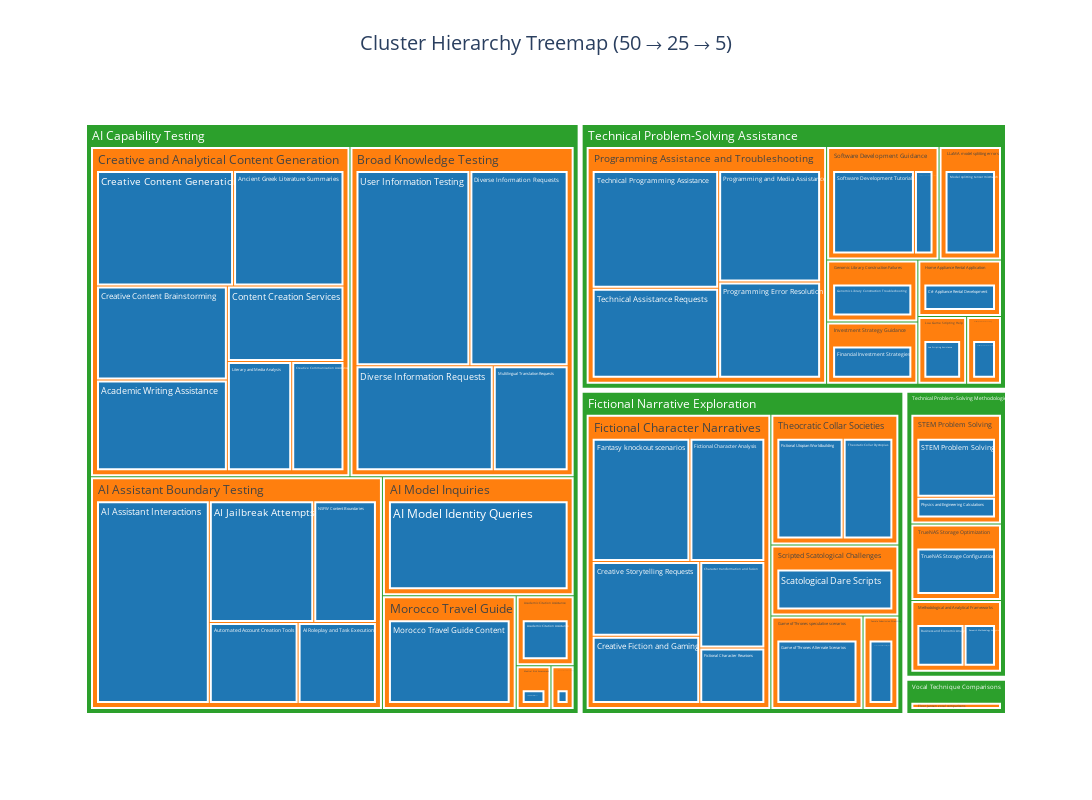

Write notebook code for a chart like this one.
### Code cell
# Create Treemap visualization (tree structure)
print("Creating treemap visualization...")

fig_treemap = go.Figure(
    go.Treemap(
        ids=ids,
        labels=labels,
        parents=parents,
        values=values,
        branchvalues="total",
        hovertemplate="%{hovertext}<extra></extra>",
        hovertext=hover_texts,
        marker=dict(
            colors=colors,
            line=dict(width=2, color="#ffffff"),
        ),
        maxdepth=3,
    )
)

fig_treemap.update_layout(
    title={
        "text": "Cluster Hierarchy Treemap (50 → 25 → 5)",
        "x": 0.5,
        "xanchor": "center",
        "font": {"size": 20},
    },
    height=800,
    width=1200,
)

fig_treemap.show()
print("✓ Treemap created successfully!")

### Figure 1 — Plotly figure (JSON) as saved in the notebook; plotly's stock layout.template omitted (floating-point values rounded to 4 significant figures)
{"data": [{"branchvalues": "total", "hovertemplate": "%{hovertext}<extra></extra>", "hovertext": ["<b>Level 2 - Cluster 0</b><br>Label: Technical Problem-Solving Methodologies<br>Description: This cluster represents systematic approaches to solving complex problems across technical, scientific, and business domains through structured framew...<br>Direct Topics: 54<br>Total Topics: 54", "<b>Level 2 - Cluster 1</b><br>Label: Fictional Narrative Exploration<br>Description: This cluster represents user-generated content focused on speculative storytelling and character development across various fictional universes. It en...<br>Direct Topics: 193<br>Total Topics: 193", "<b>Level 2 - Cluster 2</b><br>Label: AI Capability Testing<br>Description: This cluster represents comprehensive user interactions focused on evaluating and leveraging AI assistant capabilities across diverse domains. Users s...<br>Direct Topics: 537<br>Total Topics: 537", "<b>Level 2 - Cluster 3</b><br>Label: Technical Problem-Solving Assistance<br>Description: This cluster represents a comprehensive collection of user requests for technical guidance and problem-solving across diverse domains including softwa...<br>Direct Topics: 209<br>Total Topics: 209", "<b>Level 2 - Cluster 4</b><br>Label: Vocal Technique Comparisons<br>Description: This cluster encompasses user inquiries that systematically compare the vocal abilities of Floor Jansen against mainstream pop artists like Taylor Swi...<br>Direct Topics: 7<br>Total Topics: 7", "<b>Level 1 - Cluster 0</b><br>Label: Methodological and Analytical Frameworks<br>Description: This cluster encompasses discussions centered on systematic approaches to problem-solving across business, research, and technical domains. It integra...<br>Direct Topics: 15<br>Total Topics: 15", "<b>Level 1 - Cluster 1</b><br>Label: AI Assistant Boundary Testing<br>Description: This cluster represents diverse user interactions that test the ethical and operational boundaries of AI assistants. Users engage in various attempts ...<br>Direct Topics: 134<br>Total Topics: 134", "<b>Level 1 - Cluster 2</b><br>Label: Broad Knowledge Testing<br>Description: This cluster represents user interactions that systematically evaluate the AI's capabilities across diverse domains including technical, creative, edu...<br>Direct Topics: 146<br>Total Topics: 146", "<b>Level 1 - Cluster 3</b><br>Label: TrueNAS Storage Optimization<br>Description: This cluster encompasses comprehensive discussions about TrueNAS storage system architecture and performance tuning. It focuses on practical implement...<br>Direct Topics: 16<br>Total Topics: 16", "<b>Level 1 - Cluster 4</b><br>Label: Game of Thrones speculative scenarios<br>Description: This cluster encompasses user-generated content that explores alternative narratives and hypothetical situations within the Game of Thrones universe. ...<br>Direct Topics: 18<br>Total Topics: 18", "<b>Level 1 - Cluster 5</b><br>Label: STEM Problem Solving<br>Description: This cluster represents a comprehensive collection of academic and technical problem-solving scenarios across science, technology, engineering, and ma...<br>Direct Topics: 23<br>Total Topics: 23", "<b>Level 1 - Cluster 6</b><br>Label: Software Development Guidance<br>Description: This cluster encompasses technical discussions focused on software development across multiple platforms and technologies, with particular emphasis on...<br>Direct Topics: 27<br>Total Topics: 27", "<b>Level 1 - Cluster 7</b><br>Label: LLaMA model splitting errors<br>Description: This cluster represents persistent technical issues encountered when users attempt to split LLaMA model files into consolidated .pth files for C++ inf...<br>Direct Topics: 15<br>Total Topics: 15", "<b>Level 1 - Cluster 8</b><br>Label: Fictional Character Narratives<br>Description: This cluster represents user requests focused on creative storytelling and character exploration across various fictional universes. Users consistentl...<br>Direct Topics: 114<br>Total Topics: 114", "<b>Level 1 - Cluster 9</b><br>Label: Creative and Analytical Content Generation<br>Description: This cluster represents a comprehensive collection of user requests focused on generating, analyzing, and refining various forms of content across cre...<br>Direct Topics: 169<br>Total Topics: 169", "<b>Level 1 - Cluster 10</b><br>Label: Programming Assistance and Troubleshooting<br>Description: This cluster represents a comprehensive collection of user interactions seeking technical programming help across diverse domains and languages. Users...<br>Direct Topics: 121<br>Total Topics: 121", "<b>Level 1 - Cluster 11</b><br>Label: Genomic Library Construction Failures<br>Description: This cluster encompasses discussions centered on repeated experimental failures in constructing genomic libraries using E. coli Top10 DNA and pUC19 pl...<br>Direct Topics: 12<br>Total Topics: 12", "<b>Level 1 - Cluster 12</b><br>Label: Floor Jansen vocal comparisons<br>Description: This cluster represents user inquiries that consistently compare the technical vocal abilities of Floor Jansen with other popular singers such as Tayl...<br>Direct Topics: 7<br>Total Topics: 7", "<b>Level 1 - Cluster 13</b><br>Label: Theocratic Collar Societies<br>Description: This cluster represents collaborative worldbuilding focused on fictional theocratic societies where divine rulers maintain control through mandatory c...<br>Direct Topics: 35<br>Total Topics: 35", "<b>Level 1 - Cluster 14</b><br>Label: Academic Citation Assistance<br>Description: This cluster represents interactions where users sought help with academic citations and resource verification, particularly in mental health and soci...<br>Direct Topics: 8<br>Total Topics: 8", "<b>Level 1 - Cluster 15</b><br>Label: Medical Risk Assessment<br>Description: This cluster encompasses healthcare consultations focused on comprehensive patient evaluation and diagnostic planning across diverse medical condition...<br>Direct Topics: 3<br>Total Topics: 3", "<b>Level 1 - Cluster 16</b><br>Label: Mandarin Phrase Learning<br>Description: This cluster represents a comprehensive study of Mandarin Chinese phrases across different formality levels and contextual applications. It encompasse...<br>Direct Topics: 2<br>Total Topics: 2", "<b>Level 1 - Cluster 17</b><br>Label: Female Submission Wrestling<br>Description: This cluster encompasses discussions about female wrestlers and fictional characters performing specific submission holds, particularly leg chokes and...<br>Direct Topics: 7<br>Total Topics: 7", "<b>Level 1 - Cluster 18</b><br>Label: Rust Warp Framework Learning<br>Description: This cluster represents a structured educational journey focused on mastering the Rust Warp web framework. It covers comprehensive exploration of Warp...<br>Direct Topics: 5<br>Total Topics: 5", "<b>Level 1 - Cluster 19</b><br>Label: Lua Game Scripting Help<br>Description: This cluster encompasses requests for Lua programming assistance specifically within gaming environments. Users are seeking help with implementing gam...<br>Direct Topics: 7<br>Total Topics: 7", "<b>Level 1 - Cluster 20</b><br>Label: Morocco Travel Guide<br>Description: This cluster represents a comprehensive collection of travel content focused exclusively on Morocco, covering both practical travel preparation and im...<br>Direct Topics: 30<br>Total Topics: 30", "<b>Level 1 - Cluster 21</b><br>Label: Scripted Scatological Challenges<br>Description: This cluster represents requests for detailed film and television scripts featuring female characters intentionally soiling their pants as part of dar...<br>Direct Topics: 19<br>Total Topics: 19", "<b>Level 1 - Cluster 22</b><br>Label: Home Appliance Rental Application<br>Description: This cluster represents the development of a comprehensive home appliance rental application using C# and Windows Forms. The discussions focus on impl...<br>Direct Topics: 10<br>Total Topics: 10", "<b>Level 1 - Cluster 23</b><br>Label: AI Model Inquiries<br>Description: This cluster encompasses conversations where users consistently seek information about the AI assistant's technical specifications and operational par...<br>Direct Topics: 45<br>Total Topics: 45", "<b>Level 1 - Cluster 24</b><br>Label: Investment Strategy Guidance<br>Description: This cluster encompasses users seeking comprehensive financial guidance across diverse investment vehicles including stocks, cryptocurrencies, and com...<br>Direct Topics: 12<br>Total Topics: 12", "<b>Level 0 - Cluster 0</b><br>Label: Programming Error Resolution<br>Description: This cluster represents a collection of programming assistance scenarios where users encounter various coding errors and implementation challenges, an...<br>Direct Topics: 25<br>Total Topics: 25", "<b>Level 0 - Cluster 1</b><br>Label: AI Assistant Interactions<br>Description: This cluster represents diverse user interactions with an AI assistant, covering greetings, factual inquiries, creative requests, and technical questi...<br>Direct Topics: 54<br>Total Topics: 54", "<b>Level 0 - Cluster 2</b><br>Label: Fictional Character Reunions<br>Description: This cluster represents requests for creative storytelling featuring reunions and emotional moments between established fictional characters from vari...<br>Direct Topics: 9<br>Total Topics: 9", "<b>Level 0 - Cluster 3</b><br>Label: Diverse Information Requests<br>Description: This cluster represents a wide range of user queries spanning multiple domains including telecommunications pricing, legal scenarios, fictional conten...<br>Direct Topics: 33<br>Total Topics: 33", "<b>Level 0 - Cluster 4</b><br>Label: Diverse Information Requests<br>Description: This cluster represents a wide range of user queries spanning multiple domains including technology assistance, educational content creation, career a...<br>Direct Topics: 44<br>Total Topics: 44", "<b>Level 0 - Cluster 5</b><br>Label: Literary and Media Analysis<br>Description: This cluster represents a collection of conversations focused on analyzing and interpreting various forms of creative works, including literature, poe...<br>Direct Topics: 16<br>Total Topics: 16", "<b>Level 0 - Cluster 6</b><br>Label: Software Development Tutorials<br>Description: This cluster represents a collection of technical conversations focused on software development guidance across various technologies and platforms. Th...<br>Direct Topics: 22<br>Total Topics: 22", "<b>Level 0 - Cluster 7</b><br>Label: User Information Testing<br>Description: This cluster represents conversations where users systematically test the AI's knowledge across diverse domains, including technical topics, pop cultu...<br>Direct Topics: 51<br>Total Topics: 51", "<b>Level 0 - Cluster 8</b><br>Label: C# Appliance Rental Development<br>Description: This cluster represents a series of conversations focused on developing a home appliance rental application using C# and Windows Forms. The discussion...<br>Direct Topics: 10<br>Total Topics: 10", "<b>Level 0 - Cluster 9</b><br>Label: Morocco Travel Guide Content<br>Description: This cluster represents a comprehensive collection of travel guide content focused exclusively on Morocco, covering diverse aspects of travel preparat...<br>Direct Topics: 30<br>Total Topics: 30", "<b>Level 0 - Cluster 10</b><br>Label: Model splitting tensor mismatch<br>Description: This cluster represents a recurring issue where users are attempting to split LLaMA model files into two consolidated .pth files using Python export s...<br>Direct Topics: 15<br>Total Topics: 15", "<b>Level 0 - Cluster 11</b><br>Label: Fictional Character Analysis<br>Description: This cluster represents a collection of user requests focused on detailed character profiles, abilities, and narratives across various fictional unive...<br>Direct Topics: 23<br>Total Topics: 23", "<b>Level 0 - Cluster 12</b><br>Label: Creative Content Brainstorming<br>Description: This cluster represents a diverse collection of user requests for creative brainstorming and content generation across multiple domains including vide...<br>Direct Topics: 28<br>Total Topics: 28", "<b>Level 0 - Cluster 13</b><br>Label: Creative Content Generation<br>Description: This cluster represents a diverse collection of user requests focused on generating creative content across multiple domains, primarily centered aroun...<br>Direct Topics: 36<br>Total Topics: 36", "<b>Level 0 - Cluster 14</b><br>Label: Fictional Utopian Worldbuilding<br>Description: This cluster represents collaborative worldbuilding focused on creating detailed fictional utopian societies, particularly the nation of Harmonis - a ...<br>Direct Topics: 20<br>Total Topics: 20", "<b>Level 0 - Cluster 15</b><br>Label: Creative Storytelling Requests<br>Description: This cluster represents users requesting various types of fictional stories and narrative scenarios, often with specific characters, settings, or supe...<br>Direct Topics: 20<br>Total Topics: 20", "<b>Level 0 - Cluster 16</b><br>Label: Scatological Dare Scripts<br>Description: This cluster represents repeated requests for detailed film and television scripts where female characters deliberately soil their pants as part of da...<br>Direct Topics: 19<br>Total Topics: 19", "<b>Level 0 - Cluster 17</b><br>Label: Genomic Library Construction Troubleshooting<br>Description: This cluster represents a series of conversations about failed attempts to construct a genomic library using E. coli Top10 DNA and pUC19 plasmid, with...<br>Direct Topics: 12<br>Total Topics: 12", "<b>Level 0 - Cluster 18</b><br>Label: Clinical Risk Assessment<br>Description: This cluster represents medical consultations focused on evaluating patient risk factors and developing diagnostic protocols. The conversations demons...<br>Direct Topics: 3<br>Total Topics: 3", "<b>Level 0 - Cluster 19</b><br>Label: Technical singer comparisons<br>Description: This cluster represents multiple user queries comparing the technical vocal abilities of Floor Jansen against other popular singers like Taylor Swift ...<br>Direct Topics: 7<br>Total Topics: 7", "<b>Level 0 - Cluster 20</b><br>Label: Fantasy knockout scenarios<br>Description: This cluster represents user requests for personalized fantasy or sci-fi scenarios where the protagonist is transported to another world through being...<br>Direct Topics: 30<br>Total Topics: 30", "<b>Level 0 - Cluster 21</b><br>Label: Game of Thrones Alternate Scenarios<br>Description: This cluster represents a collection of user requests focused on creating alternative narratives and speculative scenarios within the Game of Thrones ...<br>Direct Topics: 18<br>Total Topics: 18", "<b>Level 0 - Cluster 22</b><br>Label: AI Jailbreak Attempts<br>Description: This cluster represents repeated user attempts to bypass AI safety protocols through various manipulation techniques. Users employ fictional personas,...<br>Direct Topics: 30<br>Total Topics: 30", "<b>Level 0 - Cluster 23</b><br>Label: Theocratic Collar Dystopias<br>Description: This cluster explores fictional theocratic societies where divine rulers use collars or pendants to control their subjects, creating tension between o...<br>Direct Topics: 15<br>Total Topics: 15", "<b>Level 0 - Cluster 24</b><br>Label: Ancient Greek Literature Summaries<br>Description: This cluster represents a series of user requests for concise descriptions of specific ancient Greek literary works, primarily focusing on poetry and ...<br>Direct Topics: 29<br>Total Topics: 29", "<b>Level 0 - Cluster 25</b><br>Label: AI Model Identity Queries<br>Description: This cluster represents conversations where users repeatedly inquire about the AI assistant's specific model version, capabilities, and limitations. T...<br>Direct Topics: 45<br>Total Topics: 45", "<b>Level 0 - Cluster 26</b><br>Label: Content Creation Services<br>Description: This cluster represents a diverse range of content creation requests spanning multiple domains including marketing copy, social media content, educati...<br>Direct Topics: 20<br>Total Topics: 20", "<b>Level 0 - Cluster 27</b><br>Label: Research Methodology Analysis<br>Description: This cluster represents conversations focused on research methodologies, statistical analysis, and technical implementations across various domains in...<br>Direct Topics: 6<br>Total Topics: 6", "<b>Level 0 - Cluster 28</b><br>Label: Business and Economic Analysis<br>Description: This cluster represents a collection of topics focused on business strategy, economic principles, and statistical analysis. The conversations cover pr...<br>Direct Topics: 9<br>Total Topics: 9", "<b>Level 0 - Cluster 29</b><br>Label: Technical Assistance Requests<br>Description: This cluster represents users seeking help with various technical tasks including code analysis, web scraping scripts, CSS improvements, browser exten...<br>Direct Topics: 29<br>Total Topics: 29", "<b>Level 0 - Cluster 30</b><br>Label: TrueNAS Storage Configuration<br>Description: This cluster represents comprehensive discussions about TrueNAS storage system design and optimization, covering disk topology planning, redundancy st...<br>Direct Topics: 16<br>Total Topics: 16", "<b>Level 0 - Cluster 31</b><br>Label: Physics and Engineering Calculations<br>Description: This cluster represents a collection of technical problem-solving scenarios involving mathematical calculations across physics, chemistry, and enginee...<br>Direct Topics: 6<br>Total Topics: 6", "<b>Level 0 - Cluster 32</b><br>Label: Automated Account Creation Tools<br>Description: This cluster represents multiple instances where users requested AI assistants to create Instagram accounts and build automation tools for account man...<br>Direct Topics: 17<br>Total Topics: 17", "<b>Level 0 - Cluster 33</b><br>Label: Lua Scripting Assistance<br>Description: This cluster represents requests for Lua programming help across various gaming platforms including FiveM, Minecraft Figura mod, and Factorio. Users a...<br>Direct Topics: 7<br>Total Topics: 7", "<b>Level 0 - Cluster 34</b><br>Label: Technical Programming Assistance<br>Description: This cluster represents conversations where users request programming help, technical troubleshooting, and computational problem-solving across variou...<br>Direct Topics: 38<br>Total Topics: 38", "<b>Level 0 - Cluster 35</b><br>Label: Financial Investment Strategies<br>Description: This cluster represents users seeking various investment approaches, trading strategies, and financial analysis across multiple asset classes includin...<br>Direct Topics: 12<br>Total Topics: 12", "<b>Level 0 - Cluster 36</b><br>Label: Creative Communication Assistance<br>Description: This cluster represents a collection of user requests for assistance with various forms of written communication, ranging from personal messages and c...<br>Direct Topics: 13<br>Total Topics: 13", "<b>Level 0 - Cluster 37</b><br>Label: Firestore Compose Expense App<br>Description: This cluster represents a developer's journey building an Android expense tracking application using Firebase Firestore and Jetpack Compose. The conve...<br>Direct Topics: 5<br>Total Topics: 5", "<b>Level 0 - Cluster 38</b><br>Label: Academic Citation Assistance<br>Description: This cluster represents multiple interactions where users requested help with academic citations and resource verification, primarily focused on menta...<br>Direct Topics: 8<br>Total Topics: 8", "<b>Level 0 - Cluster 39</b><br>Label: Programming and Media Assistance<br>Description: This cluster represents a collection of user requests focused on programming solutions and media manipulation across various technologies. Users sough...<br>Direct Topics: 29<br>Total Topics: 29", "<b>Level 0 - Cluster 40</b><br>Label: Character transformation and fusion<br>Description: This cluster represents user requests focused on altering, merging, or transforming fictional characters through body swaps, suit reveals, fusion enti...<br>Direct Topics: 14<br>Total Topics: 14", "<b>Level 0 - Cluster 41</b><br>Label: Multilingual Translation Requests<br>Description: This cluster represents a series of user requests for translation and language assistance across multiple domains including technical documentation, f...<br>Direct Topics: 18<br>Total Topics: 18", "<b>Level 0 - Cluster 42</b><br>Label: NSFW Content Boundaries<br>Description: This cluster represents user attempts to solicit various forms of NSFW or explicit content, including sexual stories, character descriptions, adult co...<br>Direct Topics: 18<br>Total Topics: 18", "<b>Level 0 - Cluster 43</b><br>Label: Female submission wrestling moves<br>Description: This cluster focuses on female wrestlers and fictional female characters performing specific submission holds, particularly leg-based chokes and heads...<br>Direct Topics: 7<br>Total Topics: 7", "<b>Level 0 - Cluster 44</b><br>Label: Creative Fiction and Gaming<br>Description: This cluster primarily consists of users requesting creative assistance with fictional storytelling, particularly around a recurring 'Sacred Paradox' ...<br>Direct Topics: 18<br>Total Topics: 18", "<b>Level 0 - Cluster 45</b><br>Label: Mandarin phrase meanings<br>Description: This cluster represents a user's systematic exploration of common Mandarin Chinese phrases and their contextual usage. The user is learning both infor...<br>Direct Topics: 2<br>Total Topics: 2", "<b>Level 0 - Cluster 46</b><br>Label: STEM Problem Solving<br>Description: This cluster represents a comprehensive collection of academic problem-solving requests spanning mathematics, physics, chemistry, engineering, and com...<br>Direct Topics: 17<br>Total Topics: 17", "<b>Level 0 - Cluster 47</b><br>Label: AI Roleplay and Task Execution<br>Description: This cluster represents diverse user interactions with an AI assistant, primarily involving roleplay scenarios and practical task execution. Users fre...<br>Direct Topics: 15<br>Total Topics: 15", "<b>Level 0 - Cluster 48</b><br>Label: Academic Writing Assistance<br>Description: This cluster represents users repeatedly seeking AI assistance with academic writing tasks across various disciplines. The interactions primarily invo...<br>Direct Topics: 27<br>Total Topics: 27", "<b>Level 0 - Cluster 49</b><br>Label: Rust Warp Framework Learning<br>Description: This cluster represents a comprehensive learning journey through Rust's Warp web framework, focusing on understanding its core components and function...<br>Direct Topics: 5<br>Total Topics: 5"], "ids": ["L2-0", "L2-1", "L2-2", "L2-3", "L2-4", "L1-0", "L1-1", "L1-2", "L1-3", "L1-4", "L1-5", "L1-6", "L1-7", "L1-8", "L1-9", "L1-10", "L1-11", "L1-12", "L1-13", "L1-14", "L1-15", "L1-16", "L1-17", "L1-18", "L1-19", "L1-20", "L1-21", "L1-22", "L1-23", "L1-24", "L0-0", "L0-1", "L0-2", "L0-3", "L0-4", "L0-5", "L0-6", "L0-7", "L0-8", "L0-9", "L0-10", "L0-11", "L0-12", "L0-13", "L0-14", "L0-15", "L0-16", "L0-17", "L0-18", "L0-19", "L0-20", "L0-21", "L0-22", "L0-23", "L0-24", "L0-25", "L0-26", "L0-27", "L0-28", "L0-29", "L0-30", "L0-31", "L0-32", "L0-33", "L0-34", "L0-35", "L0-36", "L0-37", "L0-38", "L0-39", "L0-40", "L0-41", "L0-42", "L0-43", "L0-44", "L0-45", "L0-46", "L0-47", "L0-48", "L0-49"], "labels": ["Technical Problem-Solving Methodologies", "Fictional Narrative Exploration", "AI Capability Testing", "Technical Problem-Solving Assistance", "Vocal Technique Comparisons", "Methodological and Analytical Frameworks", "AI Assistant Boundary Testing", "Broad Knowledge Testing", "TrueNAS Storage Optimization", "Game of Thrones speculative scenarios", "STEM Problem Solving", "Software Development Guidance", "LLaMA model splitting errors", "Fictional Character Narratives", "Creative and Analytical Content Generation", "Programming Assistance and Troubleshooting", "Genomic Library Construction Failures", "Floor Jansen vocal comparisons", "Theocratic Collar Societies", "Academic Citation Assistance", "Medical Risk Assessment", "Mandarin Phrase Learning", "Female Submission Wrestling", "Rust Warp Framework Learning", "Lua Game Scripting Help", "Morocco Travel Guide", "Scripted Scatological Challenges", "Home Appliance Rental Application", "AI Model Inquiries", "Investment Strategy Guidance", "Programming Error Resolution", "AI Assistant Interactions", "Fictional Character Reunions", "Diverse Information Requests", "Diverse Information Requests", "Literary and Media Analysis", "Software Development Tutorials", "User Information Testing", "C# Appliance Rental Development", "Morocco Travel Guide Content", "Model splitting tensor mismatch", "Fictional Character Analysis", "Creative Content Brainstorming", "Creative Content Generation", "Fictional Utopian Worldbuilding", "Creative Storytelling Requests", "Scatological Dare Scripts", "Genomic Library Construction Troubleshooting", "Clinical Risk Assessment", "Technical singer comparisons", "Fantasy knockout scenarios", "Game of Thrones Alternate Scenarios", "AI Jailbreak Attempts", "Theocratic Collar Dystopias", "Ancient Greek Literature Summaries", "AI Model Identity Queries", "Content Creation Services", "Research Methodology Analysis", "Business and Economic Analysis", "Technical Assistance Requests", "TrueNAS Storage Configuration", "Physics and Engineering Calculations", "Automated Account Creation Tools", "Lua Scripting Assistance", "Technical Programming Assistance", "Financial Investment Strategies", "Creative Communication Assistance", "Firestore Compose Expense App", "Academic Citation Assistance", "Programming and Media Assistance", "Character transformation and fusion", "Multilingual Translation Requests", "NSFW Content Boundaries", "Female submission wrestling moves", "Creative Fiction and Gaming", "Mandarin phrase meanings", "STEM Problem Solving", "AI Roleplay and Task Execution", "Academic Writing Assistance", "Rust Warp Framework Learning"], "marker": {"colors": ["#2ca02c", "#2ca02c", "#2ca02c", "#2ca02c", "#2ca02c", "#ff7f0e", "#ff7f0e", "#ff7f0e", "#ff7f0e", "#ff7f0e", "#ff7f0e", "#ff7f0e", "#ff7f0e", "#ff7f0e", "#ff7f0e", "#ff7f0e", "#ff7f0e", "#ff7f0e", "#ff7f0e", "#ff7f0e", "#ff7f0e", "#ff7f0e", "#ff7f0e", "#ff7f0e", "#ff7f0e", "#ff7f0e", "#ff7f0e", "#ff7f0e", "#ff7f0e", "#ff7f0e", "#1f77b4", "#1f77b4", "#1f77b4", "#1f77b4", "#1f77b4", "#1f77b4", "#1f77b4", "#1f77b4", "#1f77b4", "#1f77b4", "#1f77b4", "#1f77b4", "#1f77b4", "#1f77b4", "#1f77b4", "#1f77b4", "#1f77b4", "#1f77b4", "#1f77b4", "#1f77b4", "#1f77b4", "#1f77b4", "#1f77b4", "#1f77b4", "#1f77b4", "#1f77b4", "#1f77b4", "#1f77b4", "#1f77b4", "#1f77b4", "#1f77b4", "#1f77b4", "#1f77b4", "#1f77b4", "#1f77b4", "#1f77b4", "#1f77b4", "#1f77b4", "#1f77b4", "#1f77b4", "#1f77b4", "#1f77b4", "#1f77b4", "#1f77b4", "#1f77b4", "#1f77b4", "#1f77b4", "#1f77b4", "#1f77b4", "#1f77b4"], "line": {"color": "#ffffff", "width": 2}}, "maxdepth": 3, "parents": ["", "", "", "", "", "L2-0", "L2-2", "L2-2", "L2-0", "L2-1", "L2-0", "L2-3", "L2-3", "L2-1", "L2-2", "L2-3", "L2-3", "L2-4", "L2-1", "L2-2", "L2-2", "L2-2", "L2-1", "L2-3", "L2-3", "L2-2", "L2-1", "L2-3", "L2-2", "L2-3", "L1-10", "L1-1", "L1-8", "L1-2", "L1-2", "L1-9", "L1-6", "L1-2", "L1-22", "L1-20", "L1-7", "L1-8", "L1-9", "L1-9", "L1-13", "L1-8", "L1-21", "L1-11", "L1-15", "L1-12", "L1-8", "L1-4", "L1-1", "L1-13", "L1-9", "L1-23", "L1-9", "L1-0", "L1-0", "L1-10", "L1-3", "L1-5", "L1-1", "L1-19", "L1-10", "L1-24", "L1-9", "L1-6", "L1-14", "L1-10", "L1-8", "L1-2", "L1-1", "L1-17", "L1-8", "L1-16", "L1-5", "L1-1", "L1-9", "L1-18"], "type": "treemap", "values": [54, 193, 537, 209, 7, 15, 134, 146, 16, 18, 23, 27, 15, 114, 169, 121, 12, 7, 35, 8, 3, 2, 7, 5, 7, 30, 19, 10, 45, 12, 25, 54, 9, 33, 44, 16, 22, 51, 10, 30, 15, 23, 28, 36, 20, 20, 19, 12, 3, 7, 30, 18, 30, 15, 29, 45, 20, 6, 9, 29, 16, 6, 17, 7, 38, 12, 13, 5, 8, 29, 14, 18, 18, 7, 18, 2, 17, 15, 27, 5]}], "layout": {"height": 800, "title": {"font": {"size": 20}, "text": "Cluster Hierarchy Treemap (50 → 25 → 5)", "x": 0.5, "xanchor": "center"}, "width": 1200}}
